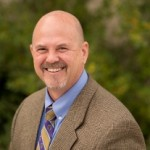
#> input picture img/test_portrait2.jpg, 150 x 150 px
$ jupyter execute 41_image_to_lines.ipynb   (shell and % lines are left out)   (Python 2 division)
#> lines starting #> are read from the running program, lines starting #| are printed output that depends on the picture
# Process an Image for line drawing

[cell 1]
from math import sqrt

# import a bunch of stuff that we'll use to manipulate our images...
from skimage.io import imread
#from skimage import filter
from skimage.segmentation import slic
from skimage.segmentation import mark_boundaries
from skimage.util import img_as_float
from skimage import io
from skimage.measure import block_reduce
import numpy as np
from skimage.color import rgb2gray
from skimage import data
from skimage.filters import gaussian, roberts, sobel
from skimage.segmentation import active_contour
from skimage.transform import rescale

import scipy
from sklearn.cluster import KMeans
import pandas as pd


import matplotlib.pyplot as plt

[cell 2]
# [57 lines left out: function get_line, not called in this run]

[cell 3]
shelton = imread('img/test_portrait2.jpg')
#> shelton is the input picture: shape (150, 150, 3); mean R, G, B 115.2, 97.7, 63.4
#shelton = rescale(shelton, 0.25)

[cell 4]
plt.imshow(shelton)

[cell 5]
shelton_gray = rgb2gray(shelton)
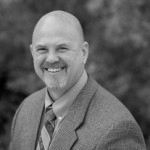
#> shelton_gray: shape (150, 150) float64; min 0, max 0.849, mean 0.388

[cell 6]
plt.imshow(shelton_gray, cmap=plt.get_cmap('gray'))

[cell 7]
shelton_edges = roberts(shelton_gray)
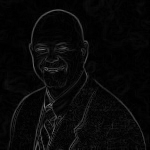
#> shelton_edges: shape (150, 150) float64; min 0, max 0.509, mean 0.0341

[cell 8]
shelton_edges_rev = 1-shelton_edges
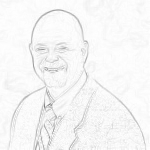
#> shelton_edges_rev: shape (150, 150) float64; min 0.491, max 1, mean 0.966

[cell 9]
plt.imshow(shelton_edges_rev, cmap=plt.get_cmap('gray'))

[cell 10]
noise = np.random.random(shelton_edges_rev.shape)
shelton_edges_noisy = shelton_edges_rev - (noise*0.1)
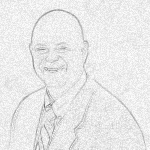
#> shelton_edges_noisy: shape (150, 150) float64; min 0.425, max 0.999, mean 0.916
shelton_edges_points = np.zeros(shelton_edges_noisy.shape)
shelton_edges_points[shelton_edges_noisy<0.8] = 1

[cell 11]
shelton_edges_points

[cell 12]
shelton_edges_noisy
print len(np.transpose(np.nonzero(shelton_edges_points)))
print np.transpose(np.nonzero(shelton_edges_points))
shelton_points = np.transpose(np.nonzero(shelton_edges_points))

[cell 13]
shelton_points

## Use Travelling Salesman Algorithm to trace line through all points

[cell 14]
# Calculate the euclidian distance in n-space of the route r traversing cities c, ending at the path start.
path_distance = lambda r,c: np.sum([np.linalg.norm(c[r[p]]-c[r[p-1]]) for p in range(len(r))])
# Reverse the order of all elements from element i to element k in array r.
two_opt_swap = lambda r,i,k: np.concatenate((r[0:i],r[k:-len(r)+i-1:-1],r[k+1:len(r)]))

def two_opt(cities,improvement_threshold): # 2-opt Algorithm adapted from https://en.wikipedia.org/wiki/2-opt
#> called with cities = array of shape (887, 2), improvement_threshold = 0.05
    route = np.arange(cities.shape[0]) # Make an array of row numbers corresponding to cities.
    improvement_factor = 1 # Initialize the improvement factor.
    best_distance = path_distance(route,cities) # Calculate the distance of the initial path.
    while improvement_factor > improvement_threshold: # If the route is still improving, keep going!
        distance_to_beat = best_distance # Record the distance at the beginning of the loop.
        for swap_first in range(1,len(route)-2): # From each city except the first and last,
            for swap_last in range(swap_first+1,len(route)): # to each of the cities following,
                new_route = two_opt_swap(route,swap_first,swap_last) # try reversing the order of these cities
                new_distance = path_distance(new_route,cities) # and check the total distance with this modification.
                if new_distance < best_distance: # If the path distance is an improvement,
                    route = new_route # make this the accepted best route
                    best_distance = new_distance # and update the distance corresponding to this route.
        improvement_factor = 1 - best_distance/distance_to_beat # Calculate how much the route has improved.
    return route # When the route is no longer improving substantially, stop searching and return the route.
